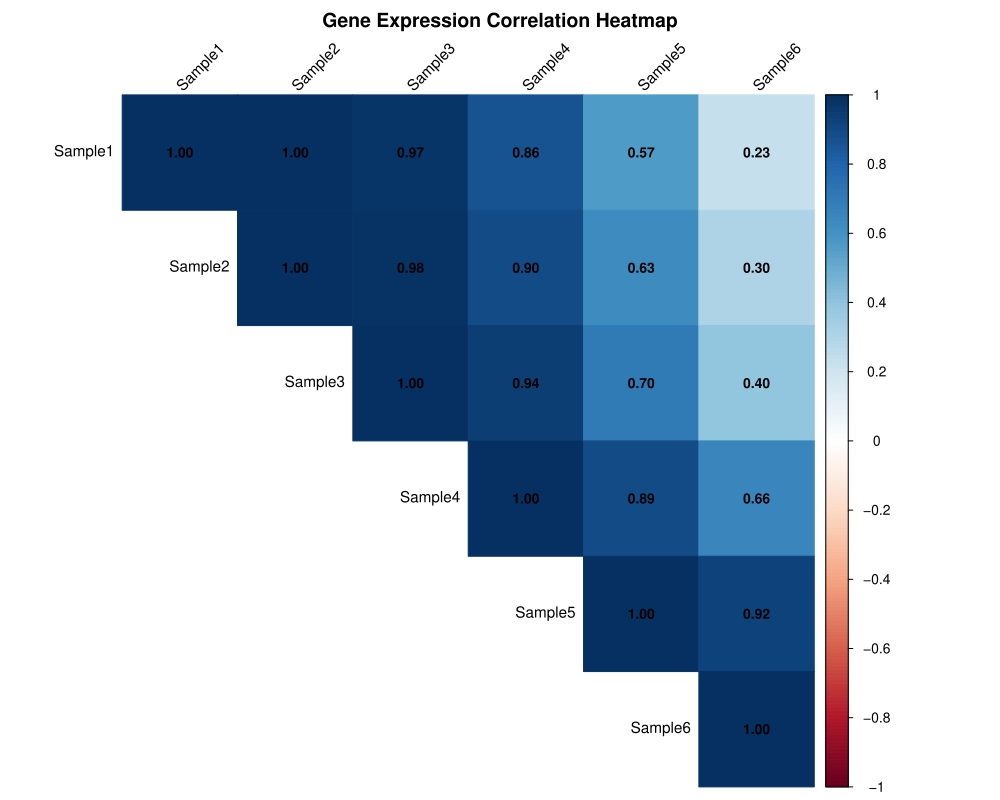

The R source for this figure:
# ==========================================
# R Learning - Day 18
# Gene Expression Correlation & Heatmap
# ==========================================

library(dplyr)
library(corrplot)


# ------------------------------------------
# 1. Import gene expression data
# ------------------------------------------

expression_data <- read.csv(
  "gene_expression_day18.csv"
)

cat("\nGene Expression Dataset:\n")
print(expression_data)


# ------------------------------------------
# 2. Separate gene names
# ------------------------------------------

gene_names <- expression_data$Gene


# ------------------------------------------
# 3. Remove Gene column
# ------------------------------------------

expression_matrix <- expression_data %>%
  select(-Gene)


# ------------------------------------------
# 4. Calculate correlation matrix
# ------------------------------------------

correlation_matrix <- cor(
  expression_matrix,
  method = "pearson"
)

cat("\nCorrelation Matrix:\n")
print(round(correlation_matrix, 2))


# ------------------------------------------
# 5. Save correlation matrix
# ------------------------------------------

write.csv(
  correlation_matrix,
  "day18_correlation_matrix.csv"
)


# ------------------------------------------
# 6. Create correlation heatmap
# ------------------------------------------

pdf(
  "day18_correlation_heatmap.pdf",
  width = 10,
  height = 8
)

corrplot(
  correlation_matrix,
  method = "color",
  type = "upper",
  addCoef.col = "black",
  tl.col = "black",
  tl.srt = 45,
  number.cex = 0.8,
  tl.cex = 0.9,
  mar = c(0, 0, 2, 0),
  title = "Gene Expression Correlation Heatmap"
)

dev.off()


# ------------------------------------------
# 7. Identify strong correlations
# ------------------------------------------

strong_correlations <- which(
  abs(correlation_matrix) >= 0.8 &
  abs(correlation_matrix) < 1,
  arr.ind = TRUE
)

cat("\nStrong correlations (|r| >= 0.8):\n")

if (nrow(strong_correlations) > 0) {

  for (i in seq_len(nrow(strong_correlations))) {

    row_index <- strong_correlations[i, 1]
    col_index <- strong_correlations[i, 2]

    cat(
      rownames(correlation_matrix)[row_index],
      "vs",
      colnames(correlation_matrix)[col_index],
      ":",
      round(
        correlation_matrix[row_index, col_index],
        3
      ),
      "\n"
    )
  }

} else {

  cat("No strong correlations found.\n")
}


# ------------------------------------------
# 8. Completion message
# ------------------------------------------

cat(
  "\nCorrelation analysis completed successfully.\n"
)
